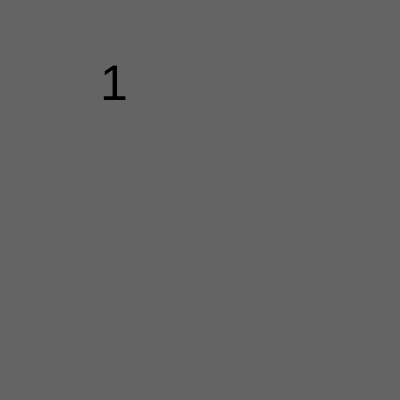
Frame 1 (no input)
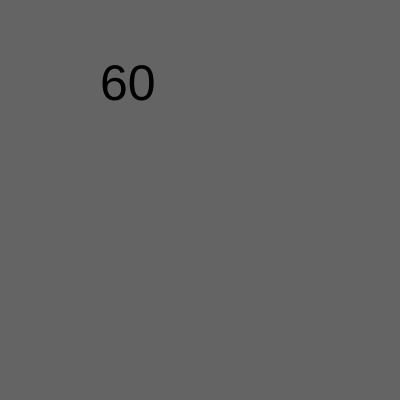
Frame 60 (no input)
Frame 120 (the mouse pressed at the canvas centre since frame 60): identical to frame 60, image omitted

The p5.js sketch that drew these frames (run headless with seeded random() and noise() and a simulated clock; from frame 60 on, the mouse is pressed at the canvas centre):

// p5.js sketch
// ── sketch.js
let counter = 0;

function setup() {
  createCanvas(400, 400);
}

function draw() {
  background(100);
  
  if (counter == 60) {
    counter = 0;
    console.log("trigger every second");
  }
  counter++;
  textSize(50);
  text(counter, 100, 100);
}
